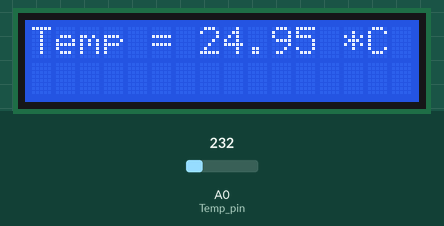
This sketch was run on a simulated Arduino Uno, built with avr-gcc and run on an emulated ATmega328P. Parts: 16×2 character LCD. The inputs (shaded band) are chosen by the test bench; at power-on: A0 (Temp_pin) = 232. What the sketch prints to the serial monitor is not drawn.

Above: at 1.2 s.
1.3 s: A0 (Temp_pin) set to 250
At 2.7 s:
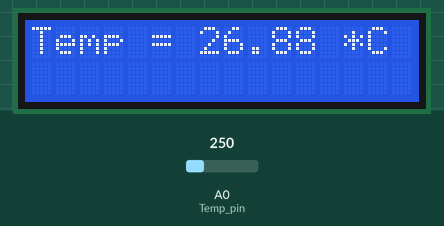
3.0 s: A0 (Temp_pin) set to 266
At 4.0 s:
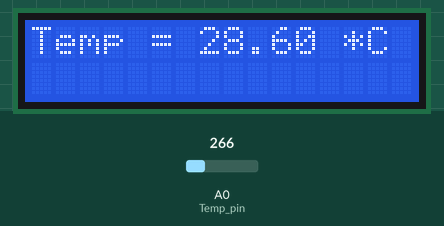
4.5 s: A0 (Temp_pin) set to 290
At 5.3 s:
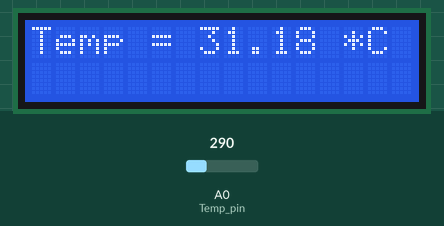
Timing chart, 0 to 7.5 s (numbered marks = the images above; inputs shaded):
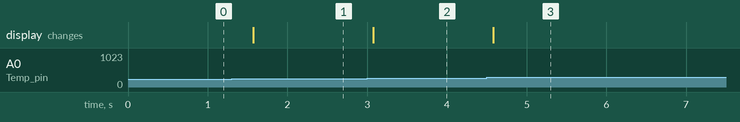

Measured:
- after the input at 1.3 s, the display: changes after 0.27 s (image 1)
- after the input at 3.0 s, the display: changes after 0.08 s (image 2)
- after the input at 4.5 s, the display: changes after 0.08 s (image 3)

The sketch:

sketch_oct31a.ino
```cpp
    #include "LiquidCrystal.h"
float Temp = 0;
LiquidCrystal lcd(12, 11, 5, 4, 3, 2);
int Temp_pin = 0;
int ADClido = 0;

void setup() {
  // put your setup code here, to run once:
  Serial.begin (9600);
  analogReference(INTERNAL);
  lcd.begin (16,2);
  lcd.setCursor (0,0);
  lcd.print("Temp =");
  lcd.setCursor(13,0);
  lcd.print("*C");

}

void loop() {
  // put your main code here, to run repeatedly:
  ADClido = analogRead(Temp_pin);
  Temp = ADClido * 0.1075268817204301;
  lcd.setCursor (7,0);
  lcd.print (Temp);
  Serial.print (Temp);
  Serial.println (" *C");
  delay (500);
}
```
